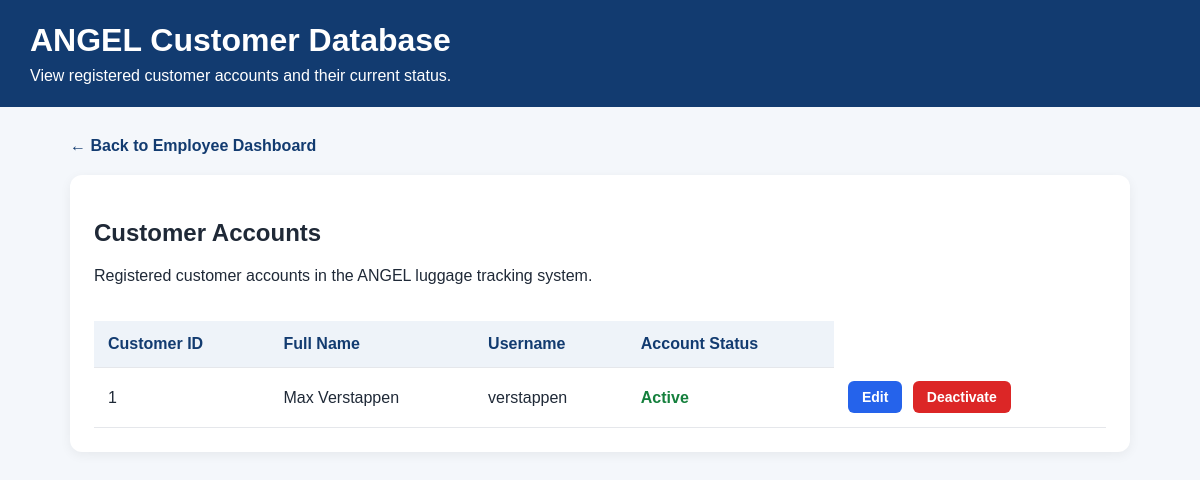
The app's page /customers (signed in) with its own data.
### tables this page shows
CREATE TABLE users (
            id INTEGER PRIMARY KEY AUTOINCREMENT,
            full_name TEXT NOT NULL,
            username TEXT UNIQUE NOT NULL,
            password_hash TEXT NOT NULL,
            status TEXT NOT NULL DEFAULT 'Active'
        );

### app.py (the view)
@app.route("/customers", methods=["GET"])
def customers():
    if "employee_id" not in session:
        return redirect(url_for("employee_login"))
    connection = get_db()
    try:
        customer_rows = connection.execute("""
            SELECT id, full_name, username, status
            FROM users
            ORDER BY id DESC
        """).fetchall()
    finally:
        connection.close()
    return render_template(
        "customers.html",
        customers=customer_rows
    )

### app.py (called while the page is built)
def get_db():
    connection = sqlite3.connect(DATABASE)
    connection.row_factory = sqlite3.Row
    return connection

### templates/customers.html (shortened to what this page needs)
<!DOCTYPE html>
<html lang="en">
<head>
</head>
<body>
<header>
    <h1>ANGEL Customer Database</h1>
    <p>View registered customer accounts and their current status.</p>
</header>
<main>
    <a href="{{ url_for('employee_dashboard') }}" class="back-link">
        ← Back to Employee Dashboard
    </a>
    <section class="panel">
        <h2>Customer Accounts</h2>
        <p>Registered customer accounts in the ANGEL luggage tracking system.</p>
        <div class="table-wrapper">
            <table>
                <thead>
                    <tr>
                        <th>Customer ID</th>
                        <th>Full Name</th>
                        <th>Username</th>
                        <th>Account Status</th>
                    </tr>
                </thead>
                <tbody>
                    {% for customer in customers %}
                    <tr>
                        <td>{{ customer["id"] }}</td>
                        <td>{{ customer["full_name"] }}</td>
                        <td>{{ customer["username"] }}</td>
                        <td>
                            <span class="status {% if customer['status'] == 'Active' %}active{% else %}inactive{% endif %}">
                                {{ customer["status"] or "Unknown" }}
                            </span>
                        </td>
<td class="customer-actions">
    <a class="action-btn edit-btn"
       href="{{ url_for('edit_customer', customer_id=customer['id']) }}">
        Edit
    </a>
    <form method="POST"
          action="{{ url_for('change_customer_status', customer_id=customer['id']) }}"
          class="status-form">
        <button type="submit" class="action-btn status-btn">
            {% if customer['status'] == 'Active' %}
                Deactivate
            {% else %}
                Activate
            {% endif %}
        </button>
    </form>
</td>
                    </tr>
                    {% else %}
                    <tr>
                        <td colspan="4" class="empty">
                            No customer accounts have been registered yet.
                        </td>
                    </tr>
                    {% endfor %}
                </tbody>
            </table>
        </div>
    </section>
</main>
</body>
</html>

### templates/customers.html (style rules this page uses)
* { box-sizing: border-box; }
body { margin: 0; font-family: Arial, sans-serif; background: #f4f7fb; color: #1f2937; }
header { background: #123b70; color: white; padding: 22px 30px; }
header h1 { margin: 0 0 8px; }
header p { margin: 0; }
main { max-width: 1100px; margin: 30px auto; padding: 0 20px; }
.back-link { display: inline-block; margin-bottom: 20px; color: #123b70; text-decoration: none; font-weight: bold; }
.panel { background: white; padding: 24px; border-radius: 12px; box-shadow: 0 3px 12px rgba(0, 0, 0, 0.06); }
.table-wrapper { overflow-x: auto; }
table { width: 100%; border-collapse: collapse; margin-top: 20px; }
th, td { padding: 14px; text-align: left; border-bottom: 1px solid #e5e7eb; }
th { background: #eef3f9; color: #123b70; }
.status { font-weight: bold; }
.active { color: #15803d; }
.customer-actions { white-space: nowrap; }
.status-form { display: inline-block; margin: 0 0 0 6px; }
.action-btn { display: inline-block; padding: 8px 14px; border: none; border-radius: 6px; font-size: 14px; font-weight: 600; text-decoration: none; text-align: center; cursor: pointer; transition: background-color 0.2s ease; }
.edit-btn { background-color: #2563eb; color: white; }
.status-btn { background-color: #dc2626; color: white; }

### records on screen
users: id "1", full_name "Max Verstappen", username "verstappen", status "Active", shows "Deactivate"
